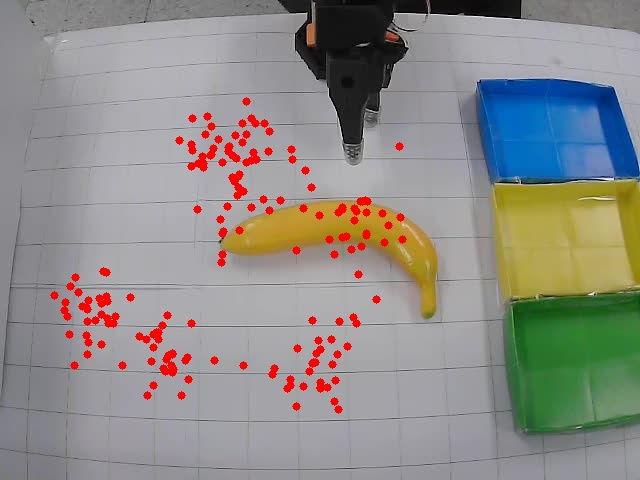
#> input picture paper/2026-09/eval/train_banana_starts.jpg, 640 x 480 px
$ python -i camera_align_web.py   (imports and definitions only)
#> lines starting #> are read from the running program, lines starting #| are printed output that depends on the picture; after the words box and inside, x2 and y2 are one past the last pixel; in counts of white or black regions, pixels touching at a corner belong together
#> further down, picture is the input picture: shape (480, 640, 3); mean B, G, R 136.7, 140.7, 142.8
"""Camera alignment page: live view blended with the training reference frame + basket offsets.

Reads the MJPEG streams of src/scripts/hardware_checks/camera_realtime.py (port 5000, which owns the cameras)
and serves http://<host>:5001 . Red boxes = baskets in the training frame, blue boxes = baskets now.
Numbers per basket: center offset (now - training, px) and size ratio (now / training). Goal: dx, dy ~ 0, size ~ 1.00.
"""

import threading
import time
import urllib.request

import cv2
import numpy as np
from flask import Flask, Response

SRC = "http://localhost:5000"
REF = "/home/aivlab/kkb_capstone/2026-09-paper/reference_frames"
# [1 line not run here, left out]
HSV = {
    "blue": ((95, 120, 60), (130, 255, 255)),
    "yellow": ((18, 80, 120), (35, 255, 255)),
    "green": ((40, 70, 40), (85, 255, 255)),
}
latest: dict[str, np.ndarray] = {}


def baskets(img):
    hsv = cv2.cvtColor(img, cv2.COLOR_BGR2HSV)
#> hsv: shape (480, 640, 3); mean H, S, V 97.6, 45.6, 155.9
    out = {}
    for color, (lo, hi) in HSV.items():
        mask = cv2.inRange(hsv, np.array(lo), np.array(hi))
        mask = cv2.morphologyEx(mask, cv2.MORPH_OPEN, np.ones((5, 5), np.uint8))
        n, _, stats, centers = cv2.connectedComponentsWithStats(mask)
        if n < 2:
            continue
        i = 1 + int(np.argmax(stats[1:, cv2.CC_STAT_AREA]))
        if stats[i, cv2.CC_STAT_AREA] >= 3000:
            out[color] = (centers[i], stats[i, :4], stats[i, cv2.CC_STAT_AREA])
#> this loop made 3 passes
#> (n, stats, centers) on passes 1, 3: (2, [[0, 0, 640, 480, 293499], [478, 79, 162, 103, 13701]], [[308.7, 244.7], [551.2, 129.1]]), (2, [[0, 0, 640, 480, 290707], [506, 291, 134, 143, 16493]], [[305.2, 232.7], [572.2, 359.3]])
#> n on pass 2: 4
#> pass 1, in baskets, `mask = cv2.inRange(hsv, np.array(lo), np.array(hi))`:
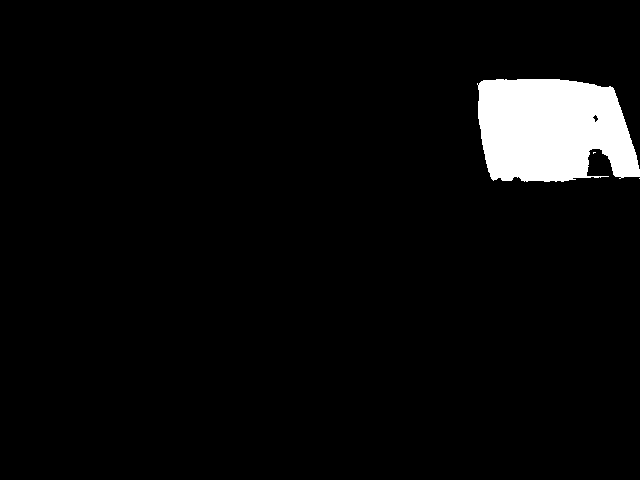
#> mask: shape (480, 640); 4.5% white; 3 white regions (2 under 20 px), largest, box (x1, y1, x2, y2) and area: (477, 79, 640, 182) 13761
#> pass 2, in baskets, `mask = cv2.inRange(hsv, np.array(lo), np.array(hi))`:
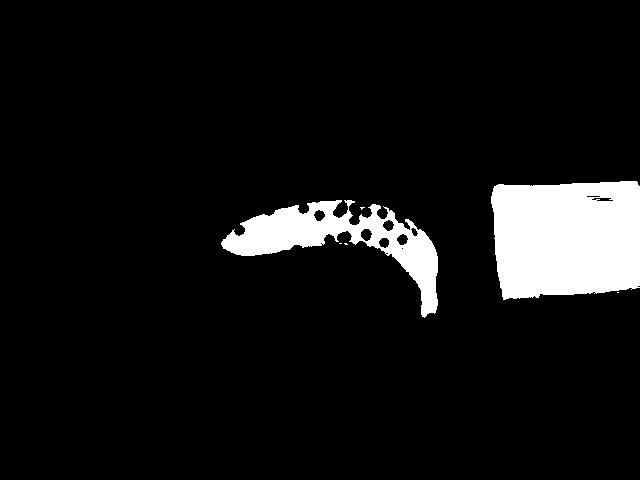
#> mask: shape (480, 640); 7.7% white; 6 white regions (4 under 20 px), largest, box (x1, y1, x2, y2) and area: (491, 181, 640, 300) 15940, (221, 200, 438, 318) 7813
#> pass 2, in baskets, `mask = cv2.morphologyEx(mask, cv2.MORPH_OPEN, np.ones((5, 5), np.uint8))`:
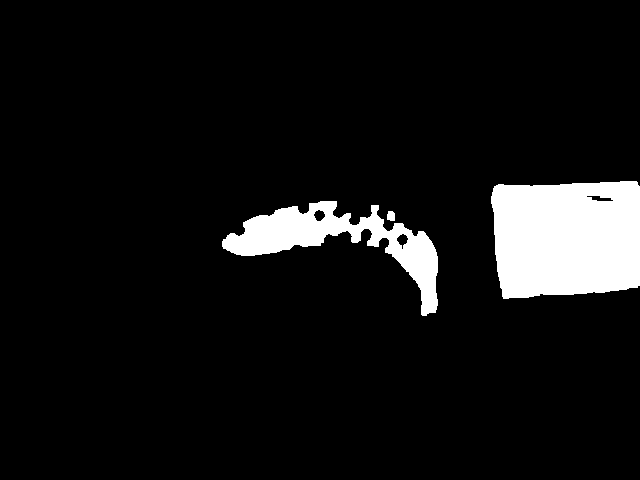
#> mask: shape (480, 640); 7.6% white; 3 white regions, box (x1, y1, x2, y2) and area: (491, 181, 640, 299) 15894, (222, 201, 438, 316) 7391, (387, 211, 395, 221) 71
#> after the loop:
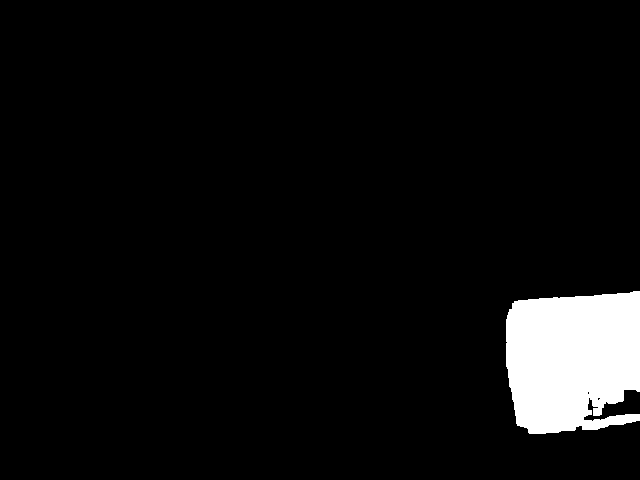
#> mask: shape (480, 640); 5.4% white; 1 white region, box (x1, y1, x2, y2) and area: (506, 291, 640, 434) 16493
#> after the loop, out = {'blue': ([551.2, 129.1], [478, 79, 162, 103], 13701), 'yellow': ([566.4, 238], [491, 181, 149, 118], 15894), 'green': ([572.2, 359.3], [506, 291, 134, 143], 16493)}
    return out


# [1 line that did not run here, left out]


# [38 lines left out: functions reader, render, not called in this run]


# [1 line not run here, left out]


# [7 lines left out: function stream, not called in this run]


# [3 lines that did not run here, left out]


# [11 lines that did not run here, left out]


# [4 lines not run here, left out]

>>> import cv2
>>> picture = cv2.imread('train_banana_starts.jpg')
>>> result = baskets(picture)
#> result has the same summary as out in baskets
